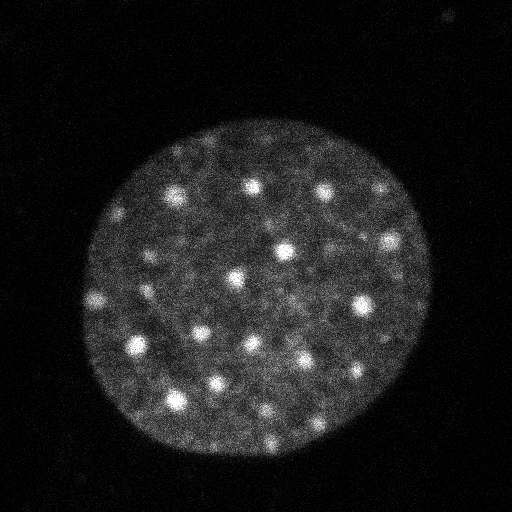
#> input picture example_images/ex111.tif, 512 x 512 px
$ jupyter execute --allow-errors GPT_added.ipynb   (older library calls are emulated)
#> lines starting #> are read from the running program, lines starting #| are printed output that depends on the picture; after the words box and inside, x2 and y2 are one past the last pixel; in counts of white or black regions, pixels touching at a corner belong together
[cell 1]
def rescale_image(image):
    # Calculate the minimum and maximum pixel intensities for rescaling
    percentile_0 = np.percentile(image, 0.35)
    percentile_100 = np.percentile(image, 99.65)

    # Rescale the image
    rescaled_image = np.clip(image, percentile_0, percentile_100)
    rescaled_image = ((rescaled_image - percentile_0) / (percentile_100 - percentile_0)) * 255
    rescaled_image = rescaled_image.astype(np.uint8)

    return rescaled_image

[cell 2]
import cv2
import numpy as np
from skimage import exposure
import matplotlib.pyplot as plt

def enhance_contrast(image, method='histogram_eq'):
    """
    Enhance the contrast of the image.
    Parameters:
    - image : The input image.
    - method: The contrast enhancing method, can be 'histogram_eq', 'adaptive_histogram_eq', 'contrast_stretching', 'log_transform', 'power_law_transform', 'sigmoid_correction', 'clahe'
    Returns:
    - The contrast enhanced image.
    """

    # Convert image to uint8, necessary for some methods
    image = cv2.normalize(image, None, 0, 255, cv2.NORM_MINMAX, dtype=cv2.CV_8U)

    if method == 'histogram_eq':
        return cv2.equalizeHist(image)
    elif method == 'adaptive_histogram_eq':
        return exposure.equalize_adapthist(image, clip_limit=0.03)
    elif method == 'contrast_stretching':
        p2, p98 = np.percentile(image, (2, 98))
        return exposure.rescale_intensity(image, in_range=(p2, p98))
    elif method == 'log_transform':
        c = 255 / np.log(1 + np.max(image))
        log_image = c * (np.log(image + 1))
        return np.array(log_image, dtype=np.uint8)
    elif method == 'power_law_transform':
        gamma = 0.5  # Gamma < 1 decreases the influence of high intensity values
        return np.array(255*(image / 255) ** gamma, dtype = 'uint8')
    elif method == 'sigmoid_correction':
        return exposure.adjust_sigmoid(image)
    elif method == 'clahe':
        clahe = cv2.createCLAHE(clipLimit=2.0, tileGridSize=(8,8))
        return clahe.apply(image)
    else:
        print("Invalid contrast enhancement method. Choose either 'histogram_eq', 'adaptive_histogram_eq', 'contrast_stretching', 'log_transform', 'power_law_transform', 'sigmoid_correction', or 'clahe'.")
        return image

[cell 3]
from skimage import restoration, color
from scipy import ndimage as nd
import numpy as np

def estimate_noise(image):
    """
    Estimate the noise of an image using the MAD method
    """
    # Convert the image to grayscale if it's RGB
    if len(image.shape) == 3:
        image = color.rgb2gray(image)

    # Median filter the image
    med = nd.median_filter(image, 5)

    # Calculate the absolute difference between the original image and the median image
    mad = np.mean(np.abs(image - med))

    return mad

def denoise_image(image, threshold):
    """
    De-noise the image using non-local means, altering h parameter until noise is below threshold.
    """
    # Initial h value
    h = 0.1
    # Increment h value
    increment = 0.1

    # Measure the noise
    noise = estimate_noise(image)

    # Return the original image if the noise is already less than the threshold
    if noise < threshold:
        return image

    while noise > threshold:
        denoised = restoration.denoise_nl_means(image, h=h, fast_mode=True)
        noise = estimate_noise(denoised)
        h += increment
        increment *= 2  # Double the increment at each pass

    return denoised

[cell 4]
import numpy as np
import cv2
from sklearn.cluster import KMeans


# [52 lines left out: function segment_and_separate_blobs, not called in this run]

"""
marker1 = rescale_image(markers)
cv2.imshow("im", marker1)
cv2.waitKey()
"""

[cell 5]
from skimage.feature import peak_local_max
from skimage.segmentation import watershed
from skimage.measure import label, regionprops
from scipy import ndimage as ndi
from skimage import segmentation
from skimage.morphology import dilation
from skimage.segmentation import find_boundaries

from skimage.filters import sobel

# [61 lines left out: function segment_and_separate_blobs, not called in this run]

[cell 6]
image = cv2.imread('example_images/expansion1.jpg', 0)
#> (the rest of this cell did not finish here and is left out)

#> (a cell that did not finish here is left out)

[cell 8]
from skimage import morphology
from scipy import ndimage
from sklearn.cluster import KMeans

from skimage.segmentation import find_boundaries
from skimage import morphology
from scipy import ndimage
from skimage.feature import peak_local_max
from skimage.measure import label
#from skimage.morphology import watershed

# [72 lines left out: function segment_and_separate_blobs, not called in this run]

[cell 9]
import numpy as np
from skimage.feature import peak_local_max
import numpy as np
from sklearn.cluster import KMeans
import cv2


# [76 lines left out: functions region_growing, segment_dna_blobs, not called in this run]


image = cv2.imread('example_images/expansion3.jpg', 0)
#> (the rest of this cell did not finish here and is left out)

[cell 10]
def region_growing(img, seeds, sure_fg, unknown, sure_bg, threshold=20):
    # Initialize segmented output image
    height, width = img.shape
    segmented = np.zeros((height,width), np.uint8)

    # List to hold the pixel coordinates that need to be checked
    pixel_list = []

    # Loop through all seeds
    for seed in seeds:
        x, y = seed
        # Add each seed to pixel list
        pixel_list.append((x, y))

    # Loop until there are no pixels in the pixel list
    while len(pixel_list) > 0:
        # Pop a pixel from the list
        x, y = pixel_list.pop(0)
        intensity = img[x, y]

        # Loop through all the pixels around the current pixel
        for dx in [-1, 0, 1]:
            for dy in [-1, 0, 1]:
                nx, ny = x + dx, y + dy

                # If the new pixel is inside the image and not yet segmented
                # and (the pixel is in sure_fg or the absolute difference in intensity is less than threshold and the pixel is in unknown)
                if (0 <= nx < height and 0 <= ny < width and
                        segmented[nx, ny] == 0 and
                        sure_bg[nx, ny] == 0 and
                        (sure_fg[nx, ny] == 1 or (abs(int(img[nx, ny]) - intensity) <= threshold and unknown[nx, ny] == 1))):
                    # Add the new pixel to the segmented image and pixel list
                    segmented[nx, ny] = 255
                    pixel_list.append((nx, ny))

    return segmented


def segment_dna_blobs(img, min_distance=2, threshold=5):
    # Use K-means clustering with 4 clusters
    pixels = image.reshape(-1, 1)
    kmeans = KMeans(n_clusters=4, random_state=0).fit(pixels)
    clustered_image = kmeans.labels_.reshape(image.shape)

    # Calculate cluster means
    cluster_means = kmeans.cluster_centers_.squeeze()

    # Get the pixel intensities corresponding to definitely and possibly DNA blobs
    unique_labels = np.unique(clustered_image)
    sorted_labels = unique_labels[np.argsort(cluster_means)]
    definitely_dna_blobs = (clustered_image == sorted_labels[-1]).astype(np.uint8)
    possibly_dna_blobs = (clustered_image == sorted_labels[-2]).astype(np.uint8)

    # Merge the definitely and possibly DNA blobs regions
    dna_blobs_region = definitely_dna_blobs + possibly_dna_blobs

    # Set sure background (everything not in definitely and possibly DNA blobs)
    sure_bg = np.logical_not(np.logical_or(definitely_dna_blobs, possibly_dna_blobs)).astype(np.uint8)

    # Distance Transform for definitely_dna_blobs
    dist_transform = cv2.distanceTransform(definitely_dna_blobs,cv2.DIST_L2,5)

    # Set sure foreground (definitely DNA blobs where the distance transform is greater than 0.5, for example)
    sure_fg = np.uint8(dist_transform > 0.5)

    # Set region of unknown (possibly DNA blobs and definitely_dna_blobs but doesn't include the sure_fg)
    unknown = ((definitely_dna_blobs + possibly_dna_blobs) > 0) & (sure_fg == 0)

    # Detect local maxima in the DNA blobs regions
    maxima = peak_local_max(img, min_distance=min_distance, labels=sure_fg, indices=True)

    # Convert maxima coordinates to tuples
    seeds = [tuple(x) for x in maxima]

    # Perform region growing from detected seeds
    segmented = region_growing(img, seeds, sure_fg, unknown, sure_bg, threshold)

    return segmented, maxima

image = cv2.imread('example_images/ex111.tif', 0)
#> image is the input picture: shape (512, 512); min 0, max 255, mean 26.8
image = rescale_image(image)
image = denoise_image(image, threshold = 0.005)
#> in estimate_noise, `mad = np.mean(np.abs(image - med))`: mad = 76.05
#> the loop in denoise_image, `while noise > threshold:` made 1 pass
#> (mad in estimate_noise, noise, h, increment) on pass 1: (0.00148, 0.00148, 0.2, 0.2)
#> pass 1, in denoise_image, `denoised = restoration.denoise_nl_means(image, h=h, fast_mode=True)`:
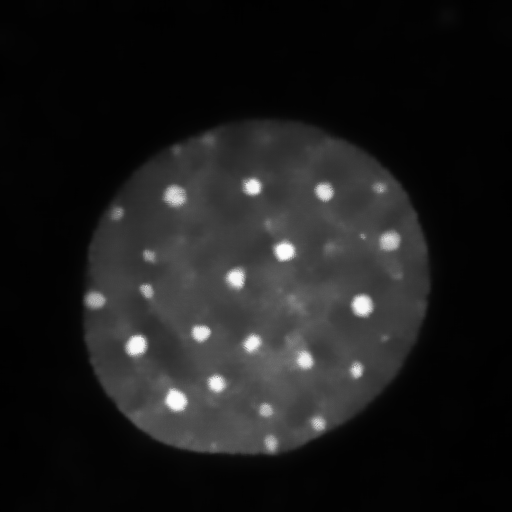
#> denoised: shape (512, 512) float64; min 0.00535, max 0.989, mean 0.112
#> after the loop in denoise_image, `while noise > threshold:`: h = 0.2
image = enhance_contrast(image, method='sigmoid_correction')
#> in enhance_contrast, `return exposure.adjust_sigmoid(image)`:
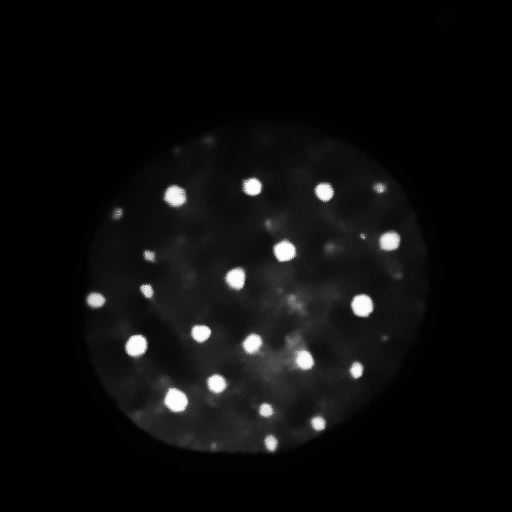
#> returned value: shape (512, 512); min 1, max 253, mean 13.2
img = cv2.cvtColor(image, cv2.COLOR_GRAY2BGR)

# Segment the DNA blobs
segmented, maxima = segment_dna_blobs(image)
#> in segment_dna_blobs, `clustered_image = kmeans.labels_.reshape(image.shape)`:
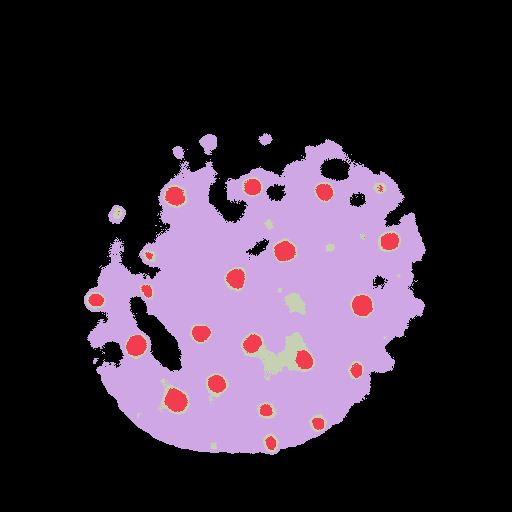
#> clustered_image: shape (512, 512) int32; 4 distinct labels, from 0 to 3; one colour per label, 0 black
#> in segment_dna_blobs, `cluster_means = kmeans.cluster_centers_.squeeze()`: cluster_means = [2.15, 226.7, 26.17, 92.15]
#> in segment_dna_blobs, `unique_labels = np.unique(clustered_image)`: unique_labels = [0, 1, 2, 3]
#> in segment_dna_blobs, `sorted_labels = unique_labels[np.argsort(cluster_means)]`: sorted_labels = [0, 2, 3, 1]
#> in segment_dna_blobs, `definitely_dna_blobs = (clustered_image == sorted_labels[-1]).astype(n..`:
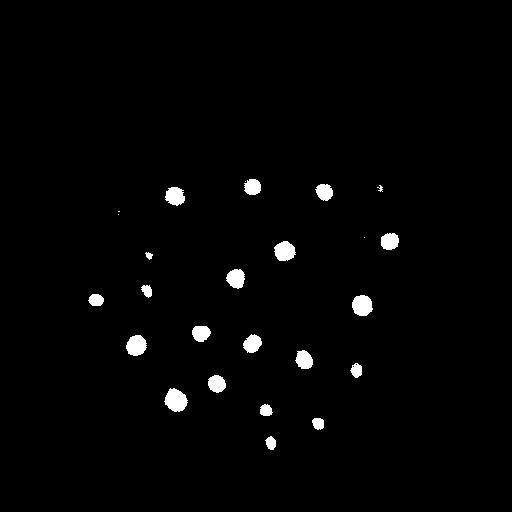
#> definitely_dna_blobs: shape (512, 512); values 0 (black) and 1 (white), 1.7% white; 25 white regions (4 under 20 px), largest, box (x1, y1, x2, y2) and area: (164, 388, 188, 412) 400, (352, 295, 373, 316) 346, (126, 335, 147, 356) 334
#> in segment_dna_blobs, `possibly_dna_blobs = (clustered_image == sorted_labels[-2]).astype(np...`:
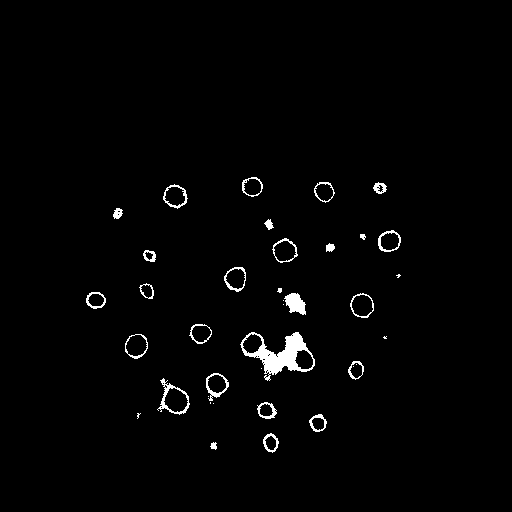
#> possibly_dna_blobs: shape (512, 512); values 0 (black) and 1 (white), 1.7% white; 38 white regions (12 under 20 px), largest, box (x1, y1, x2, y2) and area: (240, 332, 315, 381) 1322, (284, 293, 306, 315) 314, (157, 378, 190, 415) 272
#> in segment_dna_blobs, `dna_blobs_region = definitely_dna_blobs + possibly_dna_blobs`:
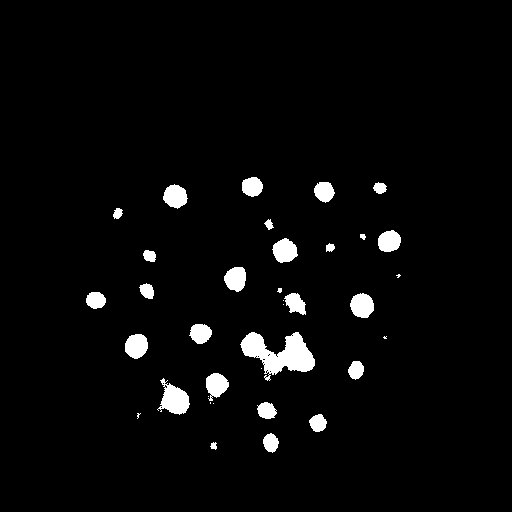
#> dna_blobs_region: shape (512, 512); values 0 (black) and 1 (white), 3.4% white; 36 white regions (10 under 20 px), largest, box (x1, y1, x2, y2) and area: (240, 332, 315, 381) 1831, (157, 378, 190, 415) 672, (350, 293, 374, 318) 462
#> in segment_dna_blobs, `maxima = peak_local_max(img, min_distance=min_distance, labels=sure_fg..`: maxima = 242 pairs, first value 182 to 444, second value 91 to 390
#> in segment_dna_blobs, `seeds = [tuple(x) for x in maxima]`: seeds has the same summary as maxima
#> the loop in region_growing, `for seed in seeds:` made 242 passes
#> (x, y) on passes 1 to 3: (246, 280), (246, 282), (246, 284)
#> after the loop in region_growing, `for seed in seeds:`: pixel_list has the same summary as maxima in segment_dna_blobs
#> the loop in region_growing, `while len(pixel_list) > 0:` made 4716 passes
#> after the loop in region_growing, `while len(pixel_list) > 0:`: segmented: shape (512, 512); 1.7% white; 24 white regions (3 under 20 px), largest, box (x1, y1, x2, y2) and area: (164, 388, 188, 412) 401, (352, 295, 373, 316) 346, (126, 335, 147, 356) 334
#> after the loop in region_growing, `while len(pixel_list) > 0:`: pixel_list = []

# Display the original image
plt.figure(figsize=(15, 5))

plt.subplot(1, 3, 1)
plt.imshow(img, cmap='gray')
plt.title('Original image')

# Display the image with maxima
img_maxima = img.copy()
for y, x in maxima:
    cv2.circle(img_maxima, (x, y), 1, (255, 0, 0), -1)
#> this loop made 242 passes
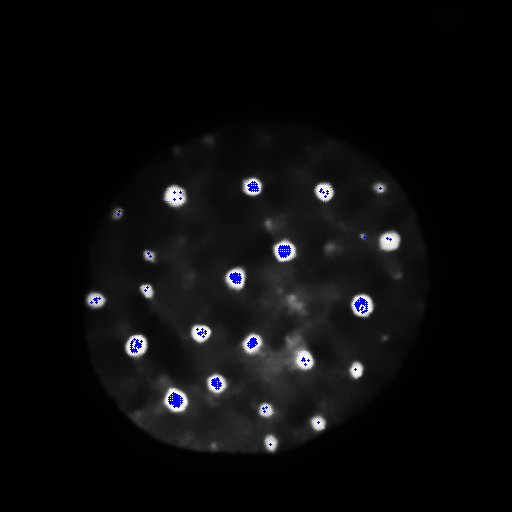
#> img_maxima: shape (512, 512, 3); mean B, G, R 13.3, 12.3, 12.3

plt.subplot(1, 3, 2)
plt.imshow(img_maxima, cmap='gray')
plt.title('Image with maxima')

# Display the segmented image
plt.subplot(1, 3, 3)
plt.imshow(segmented, cmap='gray')
plt.title('Segmented image')

plt.show()
#> figure, not shown here; B, G, R data is drawn as R, G, B

$ run again, with example_images/ex1.tif copied over example_images/ex111.tif
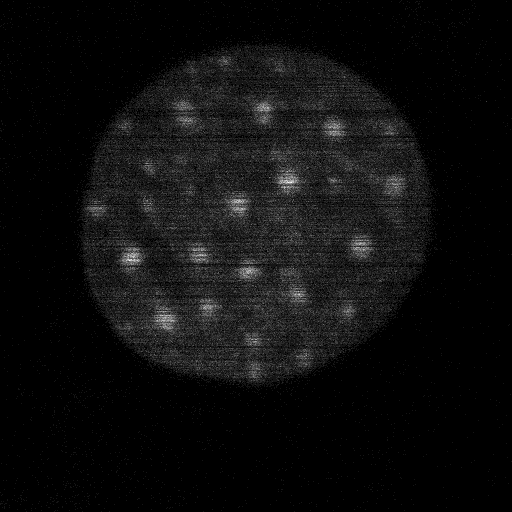
#> input picture example_images/ex1.tif, 512 x 512 px
#> image is the input picture: shape (512, 512); min 3, max 15, mean 3.66
#> mad = 22.66
#> the loop in denoise_image, `while noise > threshold:` made 2 passes
#> (mad in estimate_noise, noise, h, increment) on passes 1 to 2: (0.00609, 0.00609, 0.2, 0.2), (0.00138, 0.00138, 0.4, 0.4)
#> after the loop in denoise_image, `while noise > threshold:`: h = 0.4
#> in segment_dna_blobs, `clustered_image = kmeans.labels_.reshape(image.shape)`:
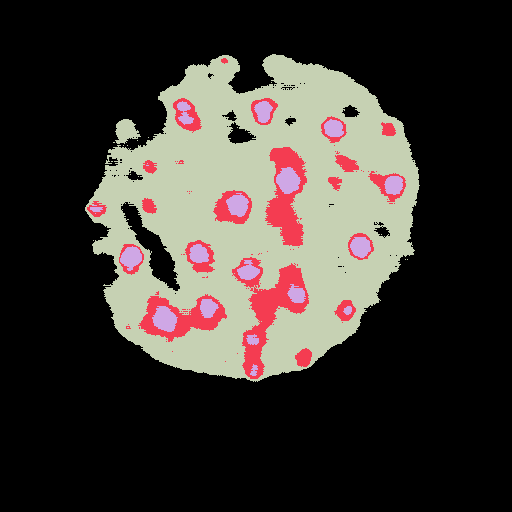
#> clustered_image: shape (512, 512) int32; 4 distinct labels, from 0 to 3; one colour per label, 0 black
#> cluster_means = [2.13, 84.06, 213.5, 34.14]
#> unique_labels = [0, 1, 2, 3]
#> sorted_labels = [0, 3, 1, 2]
#> definitely_dna_blobs: shape (512, 512); values 0 (black) and 1 (white), 1.7% white; 21 white regions (4 under 20 px), largest, box (x1, y1, x2, y2) and area: (276, 167, 301, 194) 468, (152, 306, 178, 332) 468, (226, 193, 249, 217) 380
#> possibly_dna_blobs: shape (512, 512); values 0 (black) and 1 (white), 4.2% white; 78 white regions (58 under 20 px), largest, box (x1, y1, x2, y2) and area: (232, 257, 309, 379) 2960, (265, 147, 307, 246) 2104, (138, 294, 227, 342) 1685
#> dna_blobs_region: shape (512, 512); values 0 (black) and 1 (white), 5.9% white; 77 white regions (57 under 20 px), largest, box (x1, y1, x2, y2) and area: (232, 257, 309, 379) 3644, (265, 147, 307, 246) 2572, (138, 294, 227, 342) 2412
#> in segment_dna_blobs, `maxima = peak_local_max(img, min_distance=min_distance, labels=sure_fg..`: maxima = 121 pairs, first value 105 to 374, second value 93 to 397
#> seeds has the same summary as maxima
#> the loop in region_growing, `for seed in seeds:` made 121 passes
#> (x, y) on passes 1 to 8: (254, 130), (254, 132), (254, 134), (255, 128), (256, 130), (256, 132), (256, 134), (259, 126)
#> after the loop in region_growing, `for seed in seeds:`: pixel_list has the same summary as maxima in segment_dna_blobs
#> the loop in region_growing, `while len(pixel_list) > 0:` made 4643 passes
#> (x, y, intensity) on passes 1 to 3: (254, 130, 253), (254, 132, 253), (254, 134, 253)
#> after the loop in region_growing, `while len(pixel_list) > 0:`: pixel_list = []
#> the loop `for y, x in maxima:` made 121 passes
#> after the loop `for y, x in maxima:`:
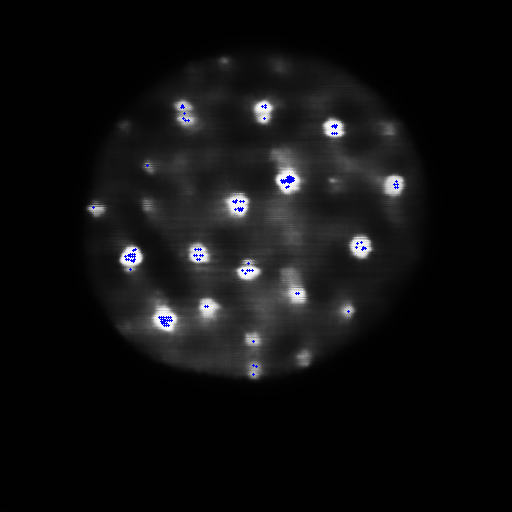
#> img_maxima: shape (512, 512, 3); mean B, G, R 16.7, 16.2, 16.2

$ run again, with example_images/ex2.tif copied over example_images/ex111.tif
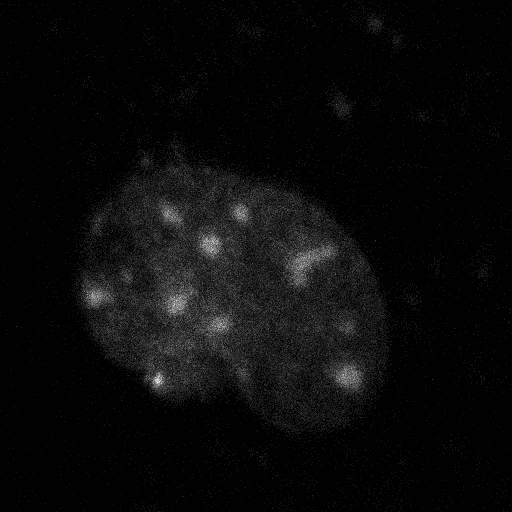
#> input picture example_images/ex2.tif, 512 x 512 px
#> image is the input picture: shape (512, 512); min 3, max 14, mean 3.42
#> mad = 15.24
#> the loop in denoise_image, `while noise > threshold:` made 1 pass
#> (mad in estimate_noise, noise, h, increment) on pass 1: (0.00461, 0.00461, 0.2, 0.2)
#> after the loop in denoise_image, `while noise > threshold:`: h = 0.2
#> clustered_image: shape (512, 512) int32; 4 distinct labels, from 0 to 3
#> cluster_means = [1.75, 226.3, 30.06, 91.17]
#> unique_labels = [0, 1, 2, 3]
#> sorted_labels = [0, 2, 3, 1]
#> definitely_dna_blobs: shape (512, 512); values 0 (black) and 1 (white), 1.8% white; 136 white regions (125 under 20 px), largest, box (x1, y1, x2, y2) and area: (285, 244, 337, 287) 966, (160, 279, 197, 319) 764, (196, 308, 233, 338) 546
#> possibly_dna_blobs: shape (512, 512); values 0 (black) and 1 (white), 2.8% white; 367 white regions (349 under 20 px), largest, box (x1, y1, x2, y2) and area: (144, 254, 236, 393) 3978, (192, 223, 239, 280) 853, (277, 231, 338, 274) 470
#> dna_blobs_region: shape (512, 512); values 0 (black) and 1 (white), 4.7% white; 263 white regions (252 under 20 px), largest, box (x1, y1, x2, y2) and area: (144, 254, 236, 393) 5804, (277, 231, 338, 290) 1707, (192, 223, 239, 280) 1384
#> in segment_dna_blobs, `maxima = peak_local_max(img, min_distance=min_distance, labels=sure_fg..`: maxima = 457 pairs, first value 201 to 386, second value 84 to 362
#> seeds has the same summary as maxima
#> the loop in region_growing, `for seed in seeds:` made 457 passes
#> (x, y) on passes 1 to 3: (243, 220), (254, 216), (272, 304)
#> after the loop in region_growing, `for seed in seeds:`: pixel_list has the same summary as maxima in segment_dna_blobs
#> the loop in region_growing, `while len(pixel_list) > 0:` made 5202 passes
#> (x, y, intensity) on passes 1 to 3: (243, 220, 253), (254, 216, 253), (272, 304, 253)
#> after the loop in region_growing, `while len(pixel_list) > 0:`:
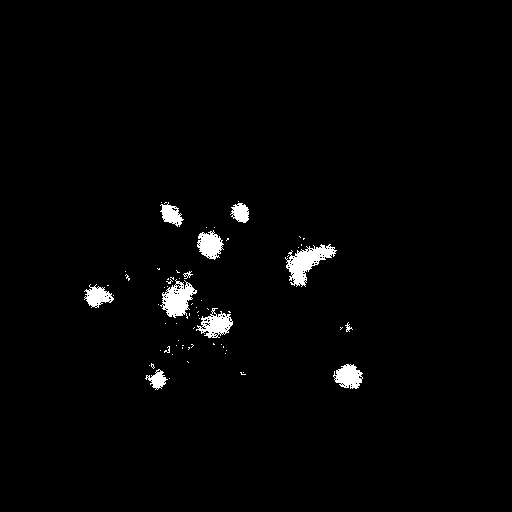
#> segmented: shape (512, 512); 1.8% white; 68 white regions (57 under 20 px), largest, box (x1, y1, x2, y2) and area: (285, 244, 337, 287) 966, (160, 279, 197, 319) 774, (196, 308, 233, 338) 567
#> after the loop in region_growing, `while len(pixel_list) > 0:`: pixel_list = []
#> the loop `for y, x in maxima:` made 457 passes
#> after the loop `for y, x in maxima:`:
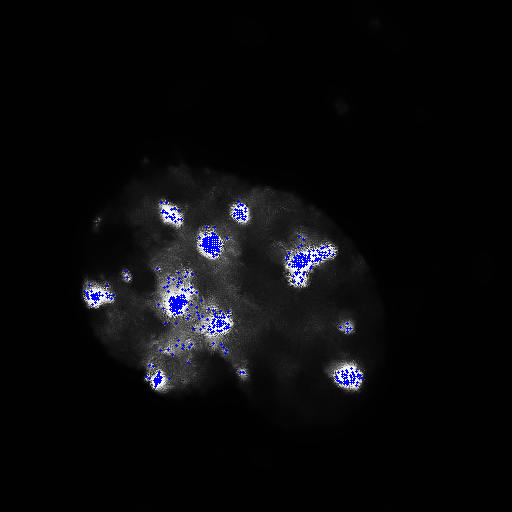
#> img_maxima: shape (512, 512, 3); mean B, G, R 12.1, 10.1, 10.1
